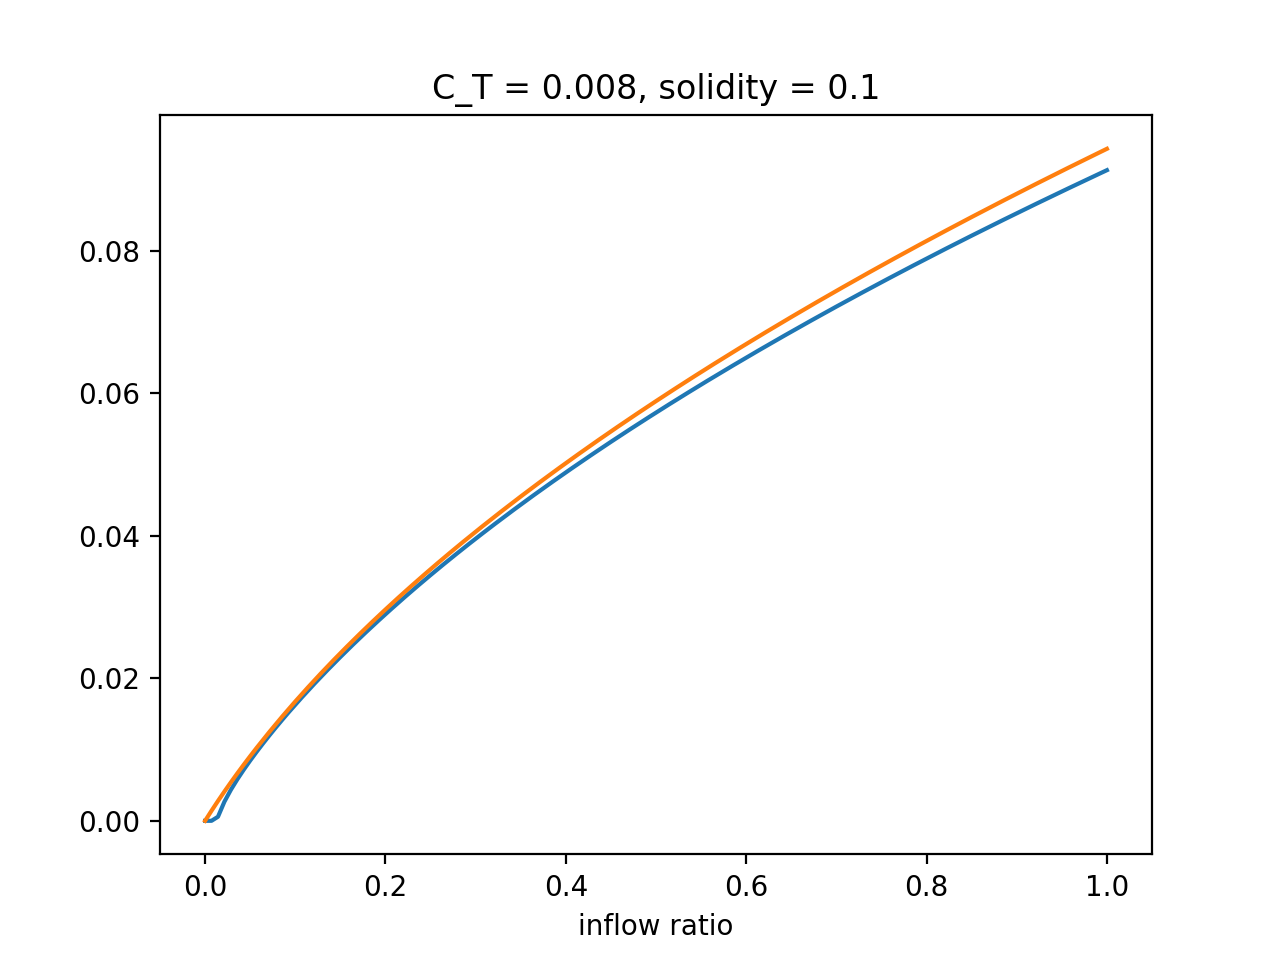

Python code for this plot:
import numpy as np
import scipy
import matplotlib.pyplot as plt


inflow_c = 0

def CL_lookup(alpha):
    return (np.pi**2)*(alpha)/90

def solve_inflow(solidity, r, collective_deg):
    if r == 0:
        return 0
    else:
        inflow = 0
        res = 1
        while res > 1e-5:
            res = solidity/2*CL_lookup(collective_deg-180/np.pi*inflow/r)*(r**2) - 4*inflow*(inflow-inflow_c)*r
            inflow = inflow + res/10
        return inflow

def eval_dC_T(solidity, r, collective_deg):
    inflow = solve_inflow(solidity, r, collective_deg)
    return 4*inflow*(inflow-inflow_c)*r

def eval_C_T(collective_deg, solidity):
    r_array = np.linspace(0,1,141)
    ans = scipy.integrate.trapezoid([eval_dC_T(solidity, r, collective_deg) for r in r_array], x = r_array)
    print(ans)
    return ans
        
def solve_rotor(C_T, solidity):
    collective_deg = 0
    res = 1
    while res > 1e-5:
        res = C_T - eval_C_T(collective_deg, solidity)
        print(collective_deg,res)
        collective_deg += 100*res
    return collective_deg

C_T = 0.008
solidity = 0.1
collective_deg = solve_rotor(C_T, solidity)
r_array = np.linspace(0,1,141)
inflow = [solve_inflow(solidity, r, collective_deg) for r in r_array]
plt.plot(r_array, inflow)
plt.plot(r_array, solidity*2*np.pi/16*(np.sqrt(1+32*collective_deg*np.pi/180*r_array/(solidity*2*np.pi))-1))
plt.xlabel("r/R")
plt.xlabel("inflow ratio")
plt.title("C_T = 0.008, solidity = 0.1")
plt.savefig("test.png")
plt.show()
    